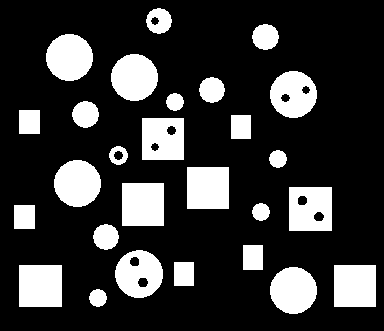
#> input picture Assignment 4/input_data/objects.png, 384 x 331 px
$ jupyter execute --allow-errors 'Problem 4.ipynb'   (shell and % lines are left out)
#> lines starting #> are read from the running program, lines starting #| are printed output that depends on the picture; after the words box and inside, x2 and y2 are one past the last pixel; in counts of white or black regions, pixels touching at a corner belong together
# Problem 4

[cell 1]
# Importing relevant packages and doing necessary setup
import cv2
import matplotlib.pyplot as plt
import matplotlib
import PIL
import numpy as np

# for auto-reloading external modules

[cell 2]
# Helper function to display multiple images in a plot
def display_images(images, rows, cols, size, title, subtitles):
    fig = plt.figure(figsize = size)
    c = 0
    sz = len(images)
    for i in range(rows):
        for j in range(cols):
            if sz == c:
                break
            ax1 = fig.add_subplot(rows, cols, c + 1)
            ax1.imshow(images[c], cmap = 'gray')
            ax1.set_title(subtitles[c], fontsize = 20)
            c = c + 1
    plt.show()
    # Un comment the below line and comment the above line to save and display
    #plt.savefig('part2.png')

### Part 1

[cell 3]
img = cv2.imread('../input_data/objects.png', cv2.IMREAD_GRAYSCALE)
#> img: shape (331, 384); 21.3% white; 27 white regions, largest, box (x1, y1, x2, y2) and area: (122, 183, 164, 226) 1806, (19, 265, 62, 307) 1806, (187, 167, 229, 209) 1764
img = (img > 127).astype(np.uint8)
images = []
subtitles = []
images.append(img)
subtitles.append('Original Image')
display_images(images, 1, 1, (20, 20), '', subtitles)
#> in display_images, `sz = len(images)`: sz = 1

[cell 4]
visited = np.zeros(img.shape)

[cell 5]
def dfs(row, col, color):
    if row < 0 or col < 0 or row >= img.shape[0] or col >= img.shape[1]:
        return 0
    if img[row][col] == 0:
        return 0
    if visited[row][col] != 0:
        return 0
    visited[row][col] = color
    return (1 + dfs(row + 1, col, color) + dfs(row - 1, col, color) + dfs(row, col + 1, color) + dfs(row, col - 1, color) + dfs(row + 1, col + 1, color) + dfs(row + 1, col - 1, color) + dfs(row - 1, col + 1, color) + dfs(row - 1, col - 1, color))

[cell 6]
c = 1
#> (the rest of this cell did not finish here and is left out)

[cell 7]
def hasHole(t):
    def dfs2(row, col, color):
        if row < 0 or col < 0 or row >= img.shape[0] or col >= img.shape[1]:
            return 0
        if test_img[row][col] == 0:
            return 0
        if visited2[row][col] != 0:
            return 0
        visited2[row][col] = color
        return (1 + dfs2(row + 1, col, color) + dfs2(row - 1, col, color) + dfs2(row, col + 1, color) + dfs2(row, col - 1, color) + dfs2(row + 1, col + 1, color) + dfs2(row + 1, col - 1, color) + dfs2(row - 1, col + 1, color) + dfs2(row - 1, col - 1, color))
    output = np.zeros(img.shape)
    visited2 = np.zeros(img.shape)
    for i in range(img.shape[0]):
        for j in range(img.shape[1]):
            if visited[i][j] == t:
                output[i][j] = 1
    eimg = cv2.dilate(output, cv2.getStructuringElement(cv2.MORPH_RECT, (5, 5)), iterations = 2)
    eimg = cv2.erode(eimg, cv2.getStructuringElement(cv2.MORPH_RECT, (5, 5)), iterations = 2)
    test_img = abs(output - eimg)

    count = 0
    for i in range(img.shape[0]):
        for j in range(img.shape[1]):
            if visited2[i][j] == 0 and test_img[i][j] == 1:
                dfs2(i, j, 1)
                count += 1
    if count >= 1:
        return True
    return False

[cell 8]
res = 0
for i in range(c - 1):
    if hasHole(i + 1) == True:
        res = res + 1
print("Number of objects with one or more holes = ", str(res))

### Part 2

[cell 9]
img = cv2.imread('../input_data/objects.png', cv2.IMREAD_GRAYSCALE)
img = (img > 127).astype(np.uint8)
kernel = np.zeros((4,4),np.uint8)
for i in range(1, 4):
    kernel[1][i] = 1
    kernel[i][1] = 1

eimg = cv2.erode(img, kernel, iterations = 1)
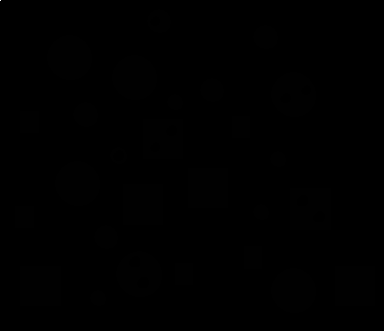
#> eimg: shape (331, 384); min 0, max 255, mean 0.2

img = cv2.erode(abs(eimg - img), kernel, iterations = 1)
#> img: shape (331, 384); 0.01% white in thin lines or dots, all inside (x1, y1, x2, y2) = (0, 0, 336, 267)

img = (img > 127).astype(np.uint8)
images = []
subtitles = []
images.append(img)
subtitles.append('Detecting top left corner of squares')
display_images(images, 1, 1, (20, 20), '', subtitles)

[cell 10]
visited = np.zeros(img.shape)

[cell 11]
def dfs(row, col, color):
    if row < 0 or col < 0 or row >= img.shape[0] or col >= img.shape[1]:
        return 0
    if img[row][col] == 0:
        return 0
    if visited[row][col] != 0:
        return 0
    visited[row][col] = color
    return (1 + dfs(row + 1, col, color) + dfs(row - 1, col, color) + dfs(row, col + 1, color) + dfs(row, col - 1, color) + dfs(row + 1, col + 1, color) + dfs(row + 1, col - 1, color) + dfs(row - 1, col + 1, color) + dfs(row - 1, col - 1, color))

[cell 12]
c = 0
for i in range(1, img.shape[0]):
    for j in range(1, img.shape[1]):
        if img[i][j] == 1 and visited[i][j] == 0:
            dfs(i, j, 1)
            #print(str(i) + " " + str(j))
            c = c + 1
#> after the loop, c = 11
print("Number of square objects in the image = ", c)
#| Number of square objects in the image =  11
next_part = visited

### Part 3

[cell 13]
img = cv2.imread('../input_data/objects.png', cv2.IMREAD_GRAYSCALE)
img = (img > 127).astype(np.uint8)

[cell 14]
visited = np.zeros(img.shape)

[cell 15]
def dfs(row, col, color):
    if row < 0 or col < 0 or row >= img.shape[0] or col >= img.shape[1]:
        return 0
    if img[row][col] == 0:
        return 0
    if visited[row][col] != 0:
        return 0
    visited[row][col] = color
    return (1 + dfs(row + 1, col, color) + dfs(row - 1, col, color) + dfs(row, col + 1, color) + dfs(row, col - 1, color) + dfs(row + 1, col + 1, color) + dfs(row + 1, col - 1, color) + dfs(row - 1, col + 1, color) + dfs(row - 1, col - 1, color))

[cell 16]
c = 0
#> (the rest of this cell did not finish here and is left out)

[cell 17]
res = 0
OUTPUT = np.zeros(img.shape)
next_part = np.zeros(img.shape)
for i in range(c):
    if (hasHole(i + 1)) == True:
        res += 1
        for j in range(img.shape[0]):
            for k in range(img.shape[1]):
                if visited[j][k] == (i + 1):
                    OUTPUT[j][k] = 1
for j in range(img.shape[0]):
    for k in range(img.shape[1]):
        if visited[j][k] > 0:
            next_part[j][k] = 1
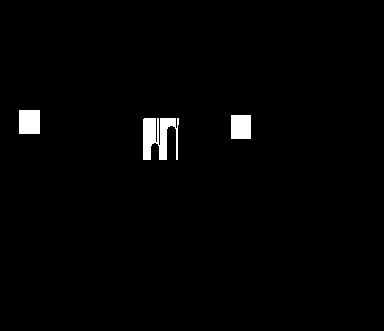
#> next_part: shape (331, 384) float64; values 0 (black) and 1 (white), 1.6% white; 3 white regions, box (x1, y1, x2, y2) and area: (143, 118, 179, 160) 993, (19, 110, 40, 134) 504, (231, 115, 251, 139) 480
print("Number of Square Objects with holes = ", res)
images = []
subtitles = []
images.append(OUTPUT)
subtitles.append('Square Objects with Holes')
display_images(images, 1, 1, (20, 20), '', subtitles)
#> call 3 of display_images, with rows = 1, cols = 1, size = (20, 20), title = ''
#> after the loop in display_images (call 3), `for i in range(rows):`: c = 1
#> in display_images (call 3), `plt.show()`:
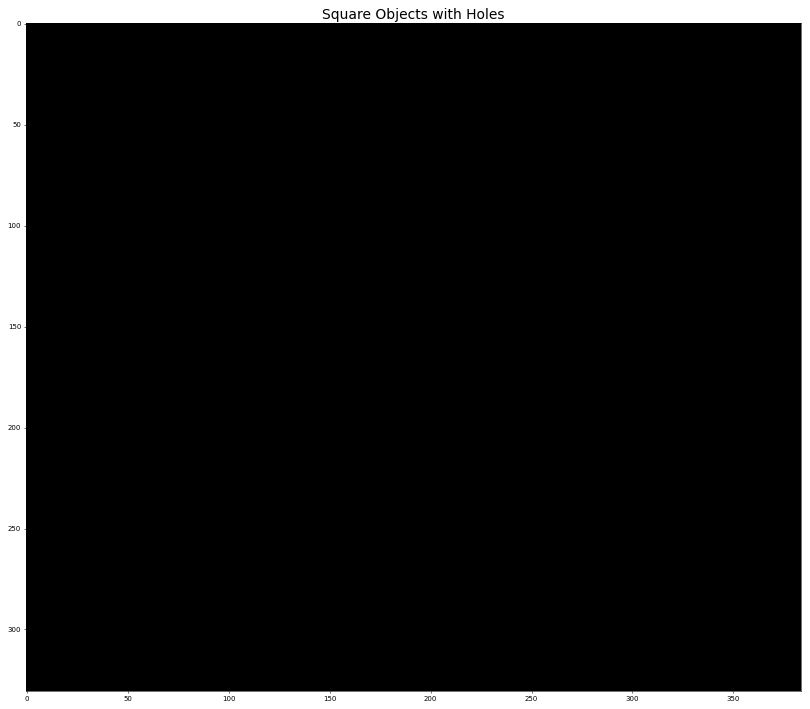
#> figure drawn by matplotlib, 1 panel

### Part 4

[cell 18]
img = abs(next_part - img)
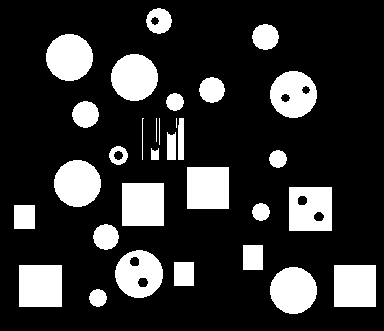
#> img: shape (331, 384) float64; values 0 (black) and 1 (white), 19.7% white; 31 white regions (1 under 20 px), largest, box (x1, y1, x2, y2) and area: (122, 183, 164, 226) 1806, (19, 265, 62, 307) 1806, (187, 167, 229, 209) 1764
images = []
subtitles = []
images.append(img)
subtitles.append('Circle Objects')
display_images(images, 1, 1, (20, 20), '', subtitles)

[cell 19]
visited = np.zeros(img.shape)

[cell 20]
def dfs(row, col, color):
    if row < 0 or col < 0 or row >= img.shape[0] or col >= img.shape[1]:
        return 0
    if img[row][col] == 0:
        return 0
    if visited[row][col] != 0:
        return 0
    visited[row][col] = color
    return (1 + dfs(row + 1, col, color) + dfs(row - 1, col, color) + dfs(row, col + 1, color) + dfs(row, col - 1, color) + dfs(row + 1, col + 1, color) + dfs(row + 1, col - 1, color) + dfs(row - 1, col + 1, color) + dfs(row - 1, col - 1, color))

[cell 21]
c = 0
#> (the rest of this cell did not finish here and is left out)

[cell 22]
OUTPUT = np.zeros(img.shape)
res = 0
for i in range(c):
    if hasHole(i + 1) == False:
        res = res + 1
        for j in range(img.shape[0]):
            for k in range(img.shape[1]):
                if visited[j][k] == (i + 1):
                    OUTPUT[j][k] = 1
print("Number of Circular Objects that have no holes = ", res)
images = []
subtitles = []
images.append(OUTPUT)
subtitles.append('Circular Objects that have no holes')
display_images(images, 1, 1, (20, 20), '', subtitles)
